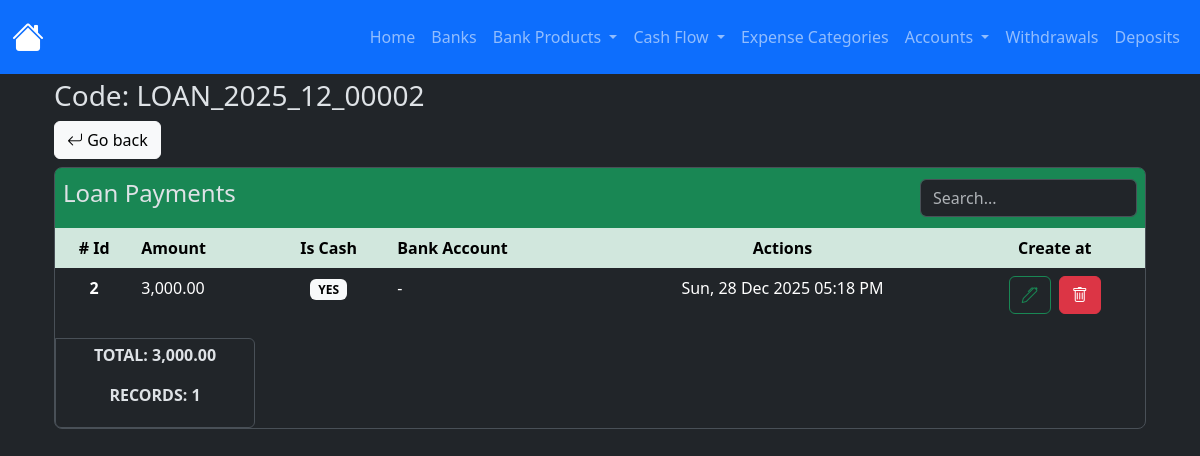
/accounts_receivable/associated_records/2, run on the app's committed database.
### app/models/loan.py (models this page shows, shortened)
class Loan(db.Model):
    __tablename__ = 'loans'
    id = db.Column(db.Integer, primary_key=True)
    person_name = db.Column(db.String(100), nullable=False)
    amount = db.Column(db.Numeric(10, 2), nullable=False)
    is_active = db.Column(db.Boolean, default=True)
    is_cash = db.Column(db.Boolean)
    code = db.Column(db.String(50), nullable=False)
    description = db.Column(db.String(200))
    bank_account_id = db.Column(db.Integer, db.ForeignKey('bank_accounts.id'))
    credit_card_id = db.Column(db.Integer, db.ForeignKey('credit_cards.id', name='credit_card_id'), default=None)
    created_at = db.Column(
        db.DateTime(timezone=True),
        default=utcnow, #internally sqlalchemy will exectute the function so dont add the parentheses otherwise it'll break down when creating the record in the db
        nullable=False
    )
    updated_at = db.Column(
        db.DateTime(timezone=True),
        onupdate=utcnow, #internally sqlalchemy will exectute the function so dont add the parentheses otherwise it'll break down when creating the record in the db
    )
    loan_payments = relationship('LoanPayment', back_populates='loan', order_by='desc(LoanPayment.created_at)', cascade='all, delete-orphan')
    bank_account = relationship('BankAccount', back_populates='loans')
    credit_card = relationship('CreditCard', back_populates='loans')

### app/models/loan_payment.py (models this page shows, shortened)
class LoanPayment(db.Model):
    __tablename__ = 'loan_payment'
    id = db.Column(db.Integer, primary_key=True)
    amount = db.Column(db.Numeric(10,2), nullable=False)
    is_cash = db.Column(db.Boolean, nullable=False)
    loan_id = db.Column(db.Integer, db.ForeignKey('loans.id'))
    bank_account_id = db.Column(db.Integer, db.ForeignKey('bank_accounts.id', name='bank_account_id'))
    code = db.Column(db.String(50), nullable=False, server_default='TEMP')
    created_at = db.Column(
        db.DateTime(timezone=True),
        default=utcnow, #internally sqlalchemy will exectute the function so dont add the parentheses otherwise it'll break down when creating the record in the db
        nullable=False
    )
    updated_at = db.Column(
        db.DateTime(timezone=True),
        onupdate=utcnow, #internally sqlalchemy will exectute the function so dont add the parentheses otherwise it'll break down when creating the record in the db
    )
    loan = relationship('Loan', back_populates='loan_payments')
    bank_account = relationship('BankAccount', back_populates='loan_payments')

### app/routes/accounts_receivable_routes.py (the view)
@accounts_receivable_bp.route('associated_records/<int:loan_id>', methods=['GET'])
def associated_records(loan_id):
    try:
        loan = Loan.query.get(loan_id)
        bank_accounts = get_not_deleted_records(model=BankAccount)
        if not loan:
            return jsonify({'error': 'Loan record was not found'}), 400
        context = {
            'loan': loan,
            'bank_accounts': bank_accounts,
            'format_amount': format_amount,
            'total_amount': total_amount,
        }
        return render_template('accounts_receivable/associated_records.html', **context)
    except Exception as e:
        print(e)
        return jsonify({'error': str(e)}), 400

### app/utils/filter_data.py (called while the page is built)
def get_not_deleted_records(model):
    keep_executing = getattr(model, 'is_deleted', False)
    if not keep_executing : return None
    return (
        model.query
        .filter(model.is_deleted == False)
        .all()
    )

### app/utils/numeric_casting.py (called while the page is built)
def total_amount(obj_list: list):
    total = Decimal()
    for o in obj_list:
        total += o.amount
    return format_amount(total)

def format_amount(value):
    try:
        return f'{value:,.2f}';
    except Exception as e:
        return None

### app/templates/accounts_receivable/associated_records.html (shortened to what this page needs)
{% extends 'layout.html' %}
{% block content %}
    <h3>Code: {{ loan.code }}</h3>
    <a href="{{ url_for('accounts_receivable.index') }}" class="btn btn-light fs-6"><i class="bi bi-arrow-return-left"></i> Go back</a>
    <div class="my-2 border rounded-3">
        <div class="bg-success rounded-top d-flex align-items-center justify-content-center p-2" style="height: 60px;">
            <div class="me-auto">
                <h4 class="d-flex justify-content-center">Loan Payments</h4>
            </div>
            <div class="w-100" style="max-width: 217px;">
                <input type="text" name="filter-input-loan-payment" id="filter-input-loan-payment-id" class="form-control"placeholder="Search...">
            </div>
        </div>
        <div id="loan-payments-table-container" class="table-responsive overflow-y-auto" style="max-height: 322px;">
            <table class="table table-borderless table-hover text-center" id="expenses-table">
                <thead class="sticky-top">
                    <tr class="table-success">
                        <th scope="col"># Id</th>
                        <th scope="col" class="text-start">Amount</th>
                        <th scope="col">Is Cash</th>
                        <th scope="col" class="text-start">Bank Account</th>
                        <th scope="col">Actions</th>
                        <th scope="col">Create at</th>
                    </tr>
                </thead>
                <tbody id="loan-payment-table-body">
                    {% for payment in loan.loan_payments %}
                    <tr>
                        <th scope="row">{{ payment.id }}</th>
                        <td class="text-start">{{ format_amount(payment.amount) }}</td>
                        <td>
                            {% if payment.is_cash %}
                                <span class="badge text-bg-light">YES</span>
                            {% else %}
                                <span class="badge text-bg-secondary">NO</span>
                            {% endif %}
                        </td>
                        <td class="text-start">{{ payment.bank_account.nick_name if payment.bank_account else '-' }}</td>
                        <td>{{ payment.created_at | format_datetime("EEE, dd MMM yyyy hh:mm a") }}</td>
                        <td>
                            <div class="d-flex gap-2 justify-content-center">
                                <button
                                    type="button"
                                    class="btn btn-outline-success"
                                    data-bs-toggle="modal"
                                    data-bs-target="#edit-loan-payment"
                                    data-endpoint="{{ url_for('accounts_receivable.update_loan_payment', loan_payment_id=payment.id) }}"
                                    data-loan-id="{{ loan.id }}"
                                    data-loan-payment-id="{{ payment.id }}"
                                    data-amount="{{ payment.amount }}"
                                    data-is-cash="{{ payment.is_cash }}"
                                    data-bank-account-id="{{ payment.bank_account_id }}"
                                >
                                    <i class="bi bi-pen"></i>
                                </button>
                                <a href="{{ url_for('accounts_receivable.delete_loan_payment', loan_payment_id=payment.id) }}" class="btn btn-danger"><i class="bi bi-trash"></i></a>
                            </div>
                        </td>
                    </tr>
                    {% endfor %}
                </tbody>
            </table>
        </div>
        <div class="p-1 border rounded-end rounded-bottom w-100 d-flex justify-content-center align-items-center" style="max-width: 200px;">
            <div class="row text-center">
                <p class="fs-6 fw-bold" id="total-amounts-debts-payments-id">TOTAL: {{ total_amount(loan.loan_payments) }}</p>
                <p class="fs-6 fw-bold" id="total-count-debts-payments-id">RECORDS: {{ loan.loan_payments | length }}</p>
            </div>
        </div>
    </div>
    <link href="https://cdn.jsdelivr.net/npm/@sweetalert2/theme-dark@5/dark.css" rel="stylesheet">
{% endblock %}

### data on the page
Loan: code "LOAN_2025_12_00002"
LoanPayment: id "2", amount "3,000.00", is_cash "YES", bank_account "-", created_at "Sun, 28 Dec 2025 05:18 PM"

### other printed values
{{ loan.loan_payments | length }} "1"
